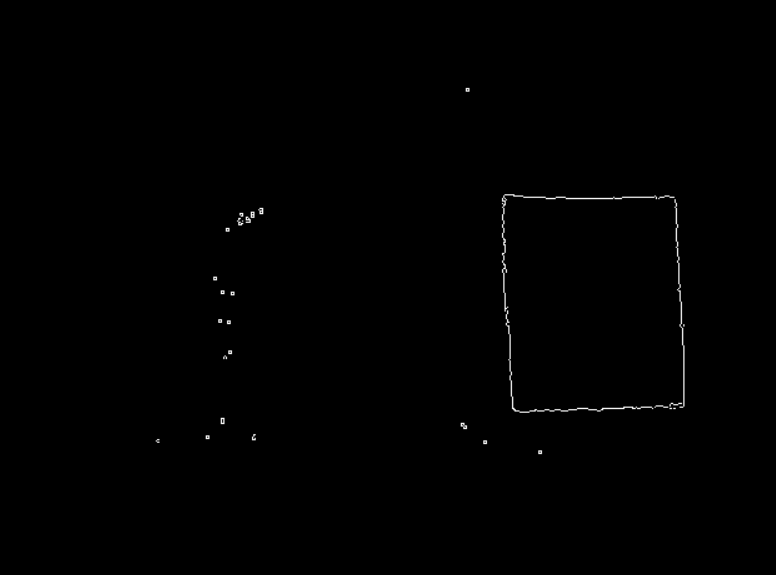
#> input picture proyecto Ingelparra/varios anteriores/1.png, 776 x 575 px
$ python detector_de_fiuras_mejorado_pero_sin_video_en_vivo.py
#> lines starting #> are read from the running program, lines starting #| are printed output that depends on the picture; after the words box and inside, x2 and y2 are one past the last pixel; in counts of white or black regions, pixels touching at a corner belong together
# Python code to find the co-ordinates of
# the contours detected in an image.
import numpy as np
import cv2

# Reading image
font = cv2.FONT_HERSHEY_COMPLEX
img2 = cv2.imread('1.png', cv2.IMREAD_COLOR)
#> img2 is the input picture: shape (575, 776, 3); min 0, max 255, mean 0.7

# Reading same image in another
# variable and converting to gray scale.
img = cv2.imread('1.png', cv2.IMREAD_GRAYSCALE)
#> img: shape (575, 776); min 0, max 255, mean 0.7

# Converting image to a binary image
# ( black and white only image).
_, threshold = cv2.threshold(img, 110, 255, cv2.THRESH_BINARY)
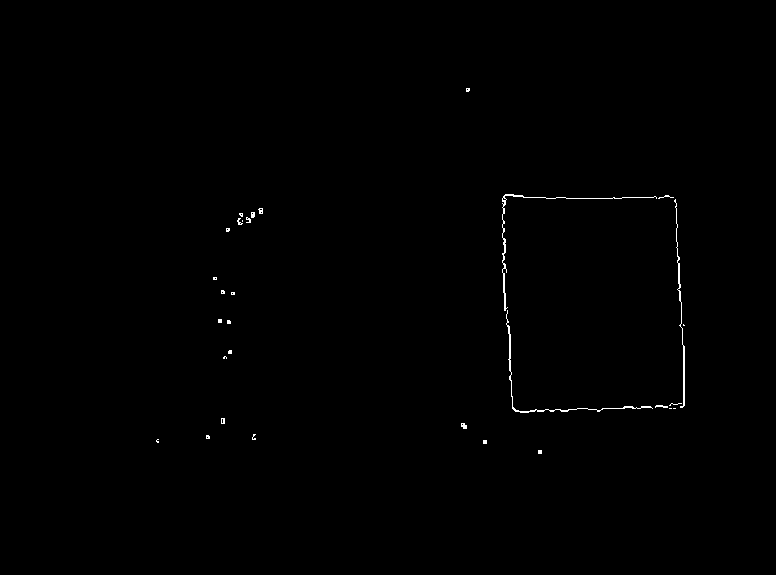
#> threshold: shape (575, 776); 0.33% white in thin lines or dots, all inside (x1, y1, x2, y2) = (156, 88, 685, 454)

# Detecting contours in image.
contours, _= cv2.findContours(img, cv2.RETR_TREE,
							cv2.CHAIN_APPROX_SIMPLE)
#> contours = 25 contours, 17 with area under 20; largest, box (x1, y1, x2, y2) and area: (501, 194, 685, 413) 37366, (503, 195, 684, 412) 35952, (245, 211, 255, 224) 62, (236, 212, 244, 226) 50, (460, 422, 468, 430) 32, (258, 207, 264, 215) 30, (220, 417, 225, 425) 28, (251, 433, 256, 441) 22

# Going through every contours found in the image.
for cnt in contours :

	approx = cv2.approxPolyDP(cnt, 0.001 * cv2.arcLength(cnt, True), True)

	# draws boundary of contours.
	cv2.drawContours(img2, [approx], 0, (0, 0, 255), 5)

	# Used to flatted the array containing
	# the co-ordinates of the vertices.
	n = approx.ravel()
	i = 0

	for j in n :
		if(i % 2 == 0):
			x = n[i]
			y = n[i + 1]

			# String containing the co-ordinates.
			string = str(x) + " " + str(y)

			if(i == 0):
				# text on topmost co-ordinate.
				cv2.putText(img2, "Arrow tip", (x, y),
								font, 0.5, (255, 0, 0))
			else:
				# text on remaining co-ordinates.
				cv2.putText(img2, string, (x, y),
						font, 0.5, (0, 255, 0))
		i = i + 1
#> this loop made 25 passes
#> n on passes 1, 2, 4, 7, 9, 10, 11, 12, 13, 14, 15, 17: [538, 450, 538, 454, 542, 454, 542, 450], [483, 440, 483, 444, 487, 444, 487, 440], [205, 435, 205, 439, 209, 439, 209, 435], [220, 417, 220, 424, 224, 424, 224, 417], [228, 350, 228, 354, 232, 354, 232, 350], [226, 320, 226, 324, 230, 324, 230, 320], [218, 318, 218, 322, 222, 322, 222, 319, 221, 318], [230, 291, 230, 295, 234, 295, 234, 291], [220, 290, 220, 294, 224, 294, 224, 290], [213, 276, 213, 280, 217, 280, 217, 276], [225, 227, 225, 231, 229, 231, 229, 227], [239, 220, 240, 219, 241, 220, 240, 221]
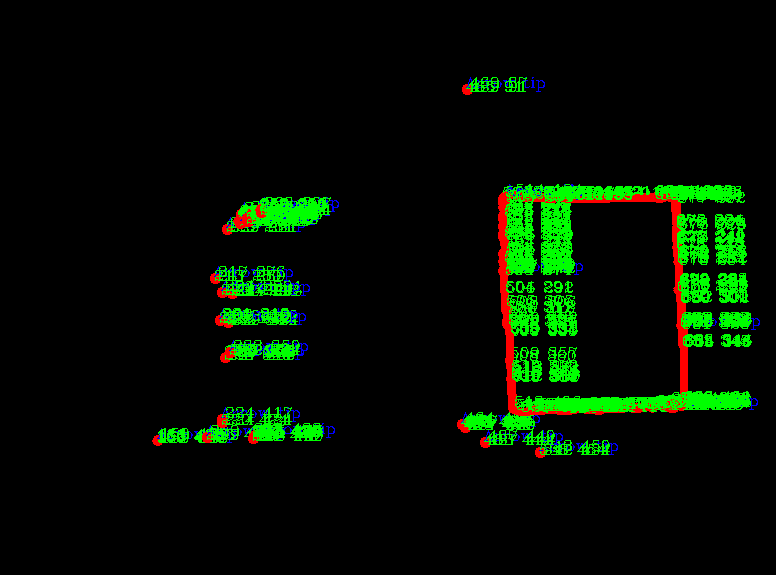
#> img2: shape (575, 776, 3); 7.96% of pixels changed, all inside (x1, y1, x2, y2) = (152, 77, 760, 458)

# Showing the final image.
cv2.imshow('image2', img2)

# Exiting the window if 'q' is pressed on the keyboard.
if cv2.waitKey(0) & 0xFF == ord('q'):
#> (key q is pressed here)
	cv2.destroyAllWindows()
